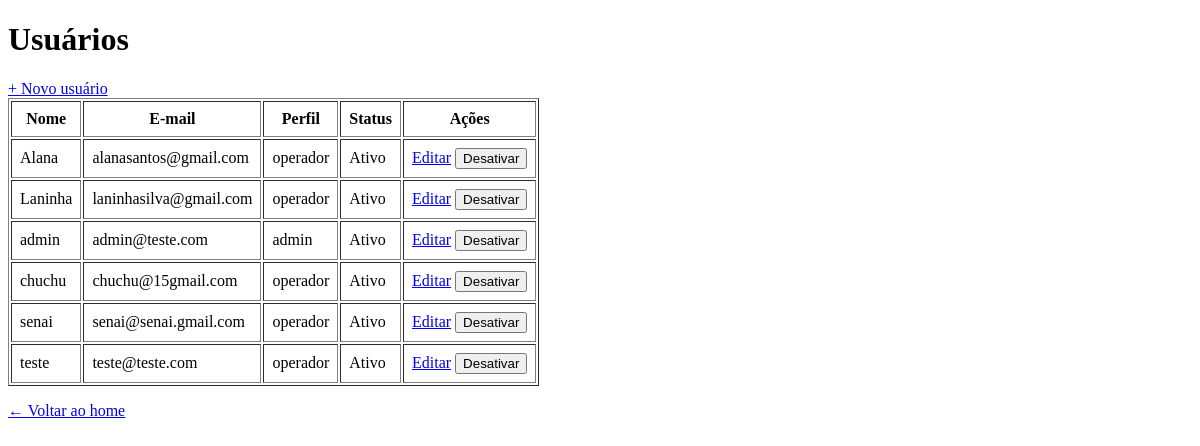
Page /usuarios/ (signed in) on the earlier database version.
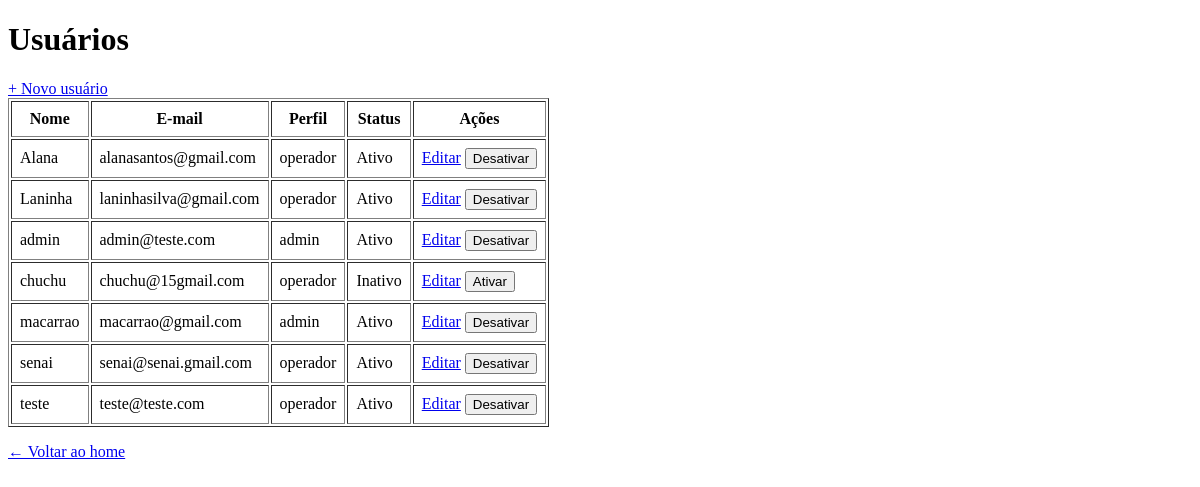
Same page on the later database version.
### app/models/usuarios.py (models this page shows)
class Usuario(Base):
    __tablename__ = "usuarios"
    id = Column(Integer, primary_key=True, autoincrement=True)
    nome = Column(String(100), nullable=False)
    email = Column(String(150), unique=True)
    senha_hash = Column(String(255), nullable=False)
    role = Column(String(20), nullable=False, default="operador")
    ativo = Column(Boolean, default=True)
    criando_em = Column(DateTime, server_default=func.now())

### app/controllers/usuario_controller.py (the view)
@router.get("/")
def listar_usuarios(
    request: Request,
    db: Session = Depends(get_db),
    admin = Depends(get_admin) #Bloqueia quem não é admin
):
    usuarios = db.query(Usuario).order_by(Usuario.nome).all()
    return templates.TemplateResponse(
        request,
        "usuarios/index.html",
        {
            "request": request,
            "usuario": admin, #Dados de quem está logado (para navbar)
            "usuarios": usuarios #Lista para exibir na tabela
        }
    )

### app/templates/usuarios/index.html (shortened to what this page needs)
<!DOCTYPE html>
<html lang="pt-br">
<head>
</head>
<body>
    <h1>Usuários</h1>
    <a href="/usuarios/novo">+ Novo usuário</a>
    <table border="1" cellpadding="8">
        <thead>
            <tr>
                <th>Nome</th>
                <th>E-mail</th>
                <th>Perfil</th>
                <th>Status</th>
                <th>Ações</th>
            </tr>
        </thead>
        <tbody>
            {% for u in usuarios %}
            <tr>
                <td>{{ u.nome }}</td>
                <td>{{ u.email }}</td>
                <td>{{ u.role }}</td>
                <td>{{ "Ativo" if u.ativo else "Inativo" }}</td>
                <td>
                    <a href="/usuarios/{{ u.id }}/editar">Editar</a>
                    <form action="/usuarios/{{ u.id }}/toggle-ativo" method="post" style="display:inline">
                        <button type="submit">
                            {{ "Desativar" if u.ativo else "Ativar" }}
                        </button>
                    </form>
                </td>
            </tr>
            {% endfor %}
        </tbody>
    </table>
    <p><a href="/">← Voltar ao home</a></p>
</body>
</html>

Differences in the rows shown:
changed Usuario "chuchu": ativo "Ativo" → "Inativo"; ativo "Desativar" → "Ativar"
added Usuario: nome "macarrao", email "macarrao@gmail.com", role "admin", ativo "Ativo", ativo "Desativar"
